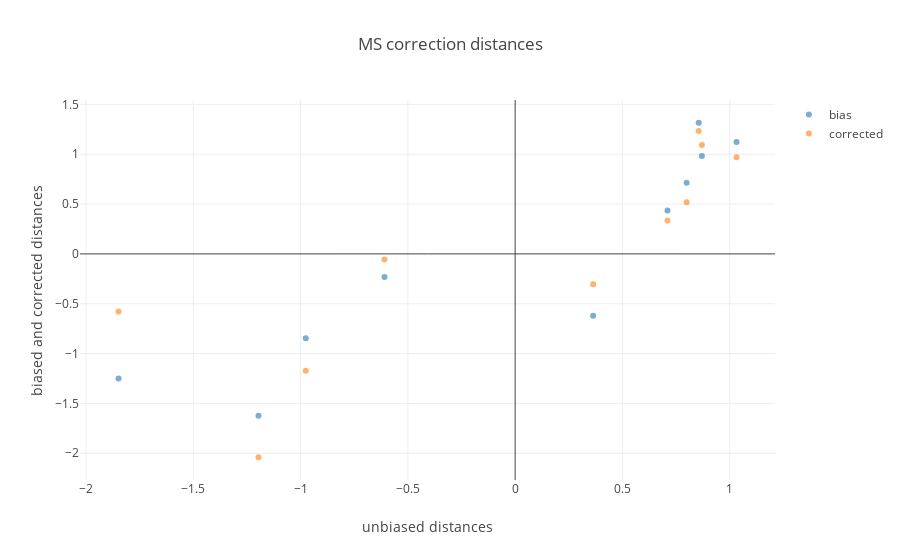

Here is the notebook cell this chart was saved with:
### Code cell
t= np.array([
    unbias_pair_dist,
    bias_pair_dist,
    corrected_pair_dist
]).T

fig_data= [go.Scatter(
    x= t[:,0],
    y= t[:,i],
    mode= 'markers',
    marker= dict(
        color= i,
        opacity= .6
    ),
    name= ['bias','corrected'][i-1]
    ) for i in [1,2]
]

layout = go.Layout(
    title= 'MS correction distances',
    yaxis=dict(
        title='biased and corrected distances'),
    xaxis=dict(
        title='unbiased distances')
)

fig= go.Figure(data=fig_data, layout=layout)
iplot(fig)

### Figure 1 — Plotly figure (JSON) as saved in the notebook; plotly's stock layout.template omitted (floating-point values rounded to 4 significant figures)
{"data": [{"marker": {"color": 1, "opacity": 0.6}, "mode": "markers", "name": "bias", "type": "scatter", "x": [-0.609, -0.9759, -1.849, -1.196, 0.7991, 0.8554, 0.8703, 0.71, 1.032, 0.3636], "y": [-0.2322, -0.8466, -1.249, -1.622, 0.715, 1.316, 0.9817, 0.4359, 1.121, -0.6195]}, {"marker": {"color": 2, "opacity": 0.6}, "mode": "markers", "name": "corrected", "type": "scatter", "x": [-0.609, -0.9759, -1.849, -1.196, 0.7991, 0.8554, 0.8703, 0.71, 1.032, 0.3636], "y": [-0.05553, -1.171, -0.5782, -2.04, 0.5185, 1.233, 1.093, 0.3358, 0.9702, -0.3052]}], "layout": {"title": "MS correction distances", "xaxis": {"title": "unbiased distances"}, "yaxis": {"title": "biased and corrected distances"}}}
